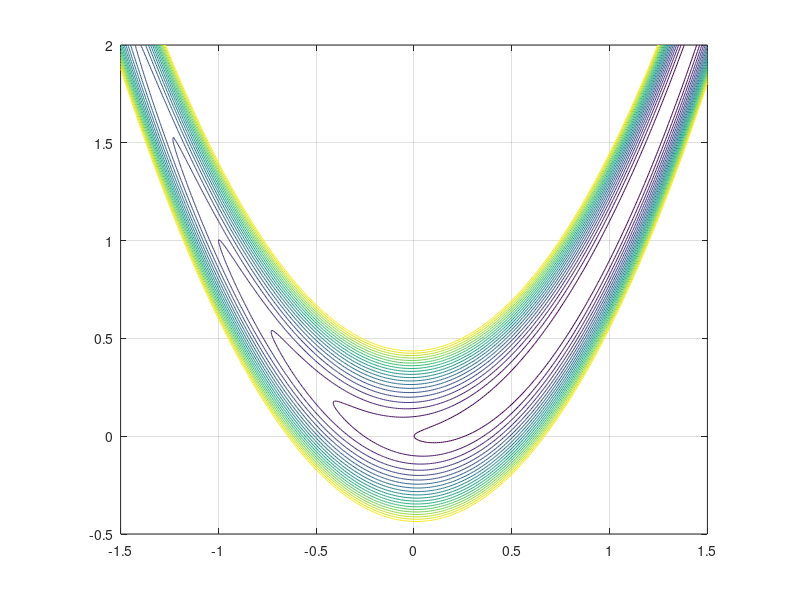

Source code (MATLAB):
x = linspace(-1.5, 1.5, 300);
y = linspace(-0.5, 2, 300);

[X, Y] = meshgrid(x, y);


f = 100*(Y-X.^2).^2 + (1-X).^2;
v = 1:20;


contour(x, y, f, v); axis equal; hold on; grid on;
